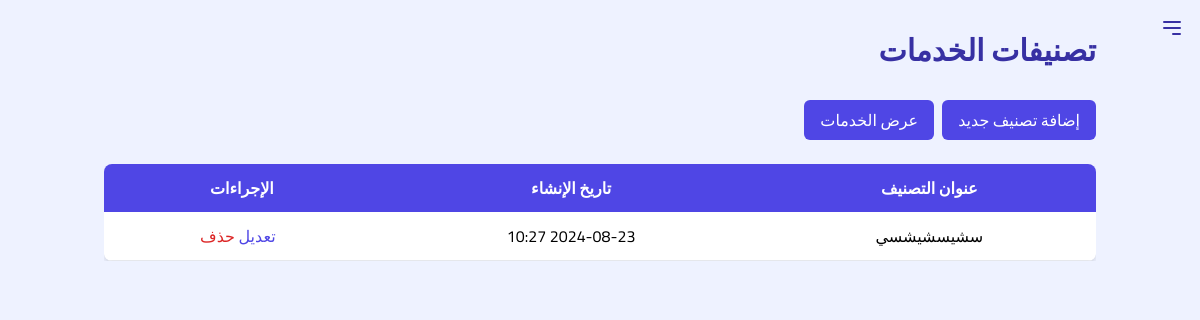
Screenshot of /club_dashboard/viewServicesClassification (signed in) with the database file from the repository.
### students/models.py (models this page shows, shortened)
class ServicesClassificationModel(models.Model):
    club = models.ForeignKey(ClubsModel, on_delete=models.CASCADE, null=True)
    creator = models.ForeignKey(User, on_delete=models.SET_NULL, null=True)
    title = models.CharField(max_length=254, null=True)
    creation_date = models.DateTimeField(null=True, verbose_name="تاريخ الانشاء")

### club_dashboard/views.py (the view)
# urls.py: path('viewServicesClassification', views.viewServicesClassification, name="viewServicesClassification"),
def viewServicesClassification(request):
    classifications = ServicesClassificationModel.objects.all()
    return render(request, 'club_dashboard/services/Classification/viewClassification.html', {'classifications':classifications})

### messenger/templatetags/messenger_tags.py (called while the page is built)
@register.simple_tag
@stringfilter
def get_user_club(user_id):
    user = User.objects.get(id=user_id)
    club = getUserClub(user)
    return club

### messenger/views.py (called while the page is built)
def getUserClub(user):
    userprofile = user.userprofile
    if userprofile.account_type == '2':
        return userprofile.director_profile.club
    elif user.userprofile.account_type == '3':
        return userprofile.student_profile.club
    elif user.userprofile.account_type == '4':
        return userprofile.Coach_profile.club
    else:
        return None

### templates/club_dashboard/services/Classification/viewClassification.html (shortened to what this page needs)
{% extends 'base_club_dashboard.html' %} {% block content %}
<div class="bg-indigo-50 min-h-screen xl:pr-[20%]">
  <section class="container mx-auto px-4 pt-8">
    <h1 class="text-3xl font-bold text-indigo-800 mb-8">تصنيفات الخدمات</h1>
    <div class="mb-6 flex gap-2">
      <a
        href="{% url 'addServicesClassification' %}"
        class="px-4 py-2 bg-indigo-600 text-white rounded-md hover:bg-indigo-700"
      >
        إضافة تصنيف جديد
      </a>
      <a
        href="{% url 'viewServices' %}"
        class="px-4 py-2 bg-indigo-600 text-white rounded-md hover:bg-indigo-700"
      >
        عرض الخدمات
      </a>
    </div>
    <div class="overflow-x-auto">
      <table class="w-full bg-white shadow-md rounded-lg overflow-hidden">
        <thead class="bg-indigo-600 text-white">
          <tr>
            <th class="px-4 py-3 text-center">عنوان التصنيف</th>
            <th class="px-4 py-3 text-center">تاريخ الإنشاء</th>
            <th class="px-4 py-3 text-center">الإجراءات</th>
          </tr>
        </thead>
        <tbody>
          {% for classification in classifications %}
          <tr class="border-b hover:bg-indigo-50 text-center">
            <td class="px-4 py-3">{{ classification.title }}</td>
            <td class="px-4 py-3">
              {{ classification.creation_date|date:"Y-m-d H:i" }}
            </td>
            <td class="px-4 py-3">
              <a
                href="{% url 'editServicesClassification' classification.id %}"
                class="text-indigo-600 hover:text-indigo-800 mr-2"
                >تعديل</a
              >
              <a
                href="{% url 'DeleteServicesClassification' classification.id %}"
                class="text-red-600 hover:text-red-800 delete-classification"
                data-id="{{ classification.id }}"
                >حذف</a
              >
            </td>
          </tr>
          {% empty %}
          <tr>
            <td colspan="3" class="px-4 py-3 text-center">
              لا توجد تصنيفات متاحة حالياً
            </td>
          </tr>
          {% endfor %}
        </tbody>
      </table>
    </div>
  </section>
</div>
{% endblock %}

### templates/base_club_dashboard.html (style rules this page uses)
body { font-family: "Cairo", sans-serif; }

### rows the page displays
ServicesClassificationModel: title "سشيسشيشسي", creation_date "2024-08-23 10:27"
